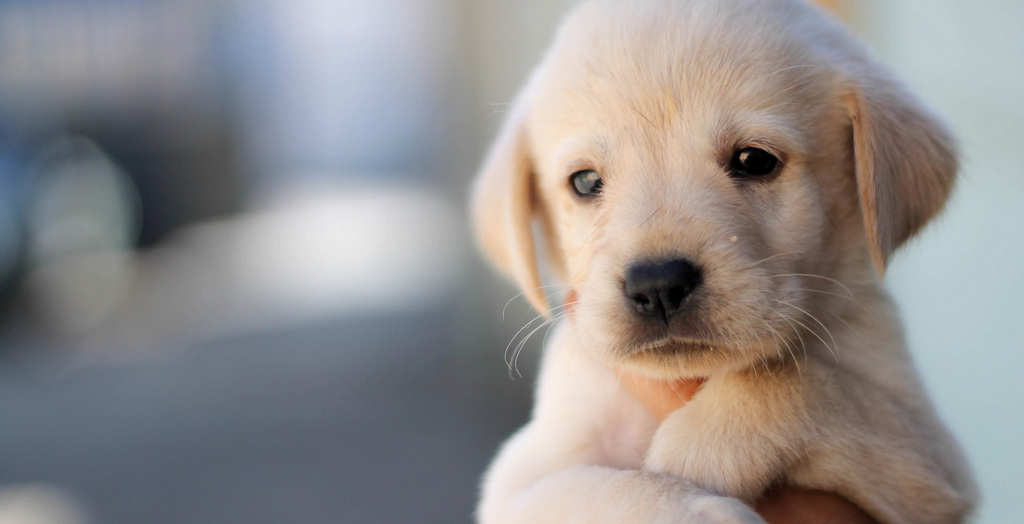
#> input picture images/dog.bmp, 1024 x 524 px, found by its file name
$ jupyter execute --allow-errors CUDA_lab3_TODO.ipynb   (shell and % lines are left out)
#> lines starting #> are read from the running program, lines starting #| are printed output that depends on the picture
---
# **LAB 3 - CUDA Execution Model**
---

# ▶️ CUDA tools...

[cell 1]
import numpy as np
import numba
from numba import cuda
import warnings
warnings.filterwarnings("ignore")

print(np.__version__)
#> (the rest of this cell did not finish here and is left out)

[cell 2]
# Suppress Numba deprecation and performance warnings
from numba.core.errors import NumbaDeprecationWarning, NumbaPerformanceWarning
import warnings

warnings.simplefilter('ignore', category=NumbaDeprecationWarning)
warnings.simplefilter('ignore', category=NumbaPerformanceWarning)

Utils for compiling and running Numba CUDA code.

[cell 3]
from numba import cuda

def mem_snapshot():
    free, total = cuda.current_context().get_memory_info()
    return total - free, free, total

# Quick device spec report (Numba)
def print_device_info():
    dev = cuda.get_current_device()   # raises if no CUDA device
    ctx = cuda.current_context()

    print("Device object repr:", dev)
    print("Device name:          ", getattr(dev, "name", "<unknown>"))
    print("Compute capability:   ", getattr(dev, "compute_capability", "<unknown>"))

    # Common numeric properties (use getattr to avoid attribute errors)
    props = {
        "  multi_processor_count": ["MULTIPROCESSOR_COUNT"],
        "  max_threads_per_block": ["MAX_THREADS_PER_BLOCK"],
        "  max_block_dim_x":       ["MAX_BLOCK_DIM_X"],
        "  total_memory (bytes)":  ["total_memory"],
        "  shared_memory_per_block (bytes)": ["MAX_SHARED_MEMORY_PER_BLOCK"],
        "  warp_size":             ["WARP_SIZE"],
    }

    for label, keys in props.items():
        val = None
        for k in keys:
            val = getattr(dev, k, None)
            if val is not None:
                break
        print(f"{label:33}: {val}")

print_device_info()
#> (the call stopped at in print_device_info, `dev = cuda.get_current_device()`: numba is not available in this run)

# ✅ Parallel Reduction

[cell 4]
import numpy as np
from numba import cuda
import time

from numba import cuda

# [25 lines left out: function blockParReduce, not called in this run]


# ----------------------------
# host-side usage
# ----------------------------
blockSize = 1024;               # block dim 1D
numBlock = 1024*1024          # grid dim 1D
n = blockSize * numBlock;       # array dim

# prepare data
#> (the rest of this cell did not finish here and is left out)

## ↘️ TODO...

**Background: Divergence in Reduction**

-   Problem:
    -   threads in the same warp take different paths
    -   warps execute both paths (masked execution)
    -   performance drops
-   Goal:
    -   restructure indexing so the condition is based on a contiguous range of thread IDs

- Divergence-Avoiding Idea

    -  Instead of checking tid % (2\*stride) == 0, compute a new local index:
    $$
    index = 2 \cdot stride \cdot tid
    $$

    -   Then only threads with:
    $$
    index < blockDim.x
    $$

-   Implement the No-Divergence Reduction Loop

-   Use:

    -   `stride = 1, 2, 4, ...`
    -   `index = 2 * stride * tid`
    -   update: `in_arr[base + index] += in_arr[base + index + stride]`

Template:

```{python}
@cuda.jit
def blockParReduce_no_div(in_arr, out_arr, n):
    pass
```

[cell 5]
import numpy as np
from numba import cuda
import time
# Parellel reduction with no divergence
# [20 lines left out: function blockParReduce_no_div, not called in this run]

# ----------------------------
# host-side usage
# ----------------------------
blockSize = 1024;               # block dim 1D
numBlock = 1024*1024          # grid dim 1D
n = blockSize * numBlock;       # array dim

# prepare data
#> (the rest of this cell did not finish here and is left out)

# ✅ Image histogram

[cell 6]
import numpy as np
from PIL import Image
import matplotlib.pyplot as plt

import numpy as np
from numba import cuda
import time

from numba import cuda


img = Image.open("/content/images/dog.bmp") # load image
#> img is the input picture: PIL image 1024x524 RGB; mean R, G, B 145.4, 142, 141.4
img_mat = np.array(img).astype(np.uint8) # convert to numpy array
H, W, C = img_mat.shape
#> H = 524; W = 1024; C = 3
print(f"Image size: {W} x {H} x {C}")
#| Image size: 1024 x 524 x 3
img

[cell 7]
plt.plot(img.histogram())
plt.show()
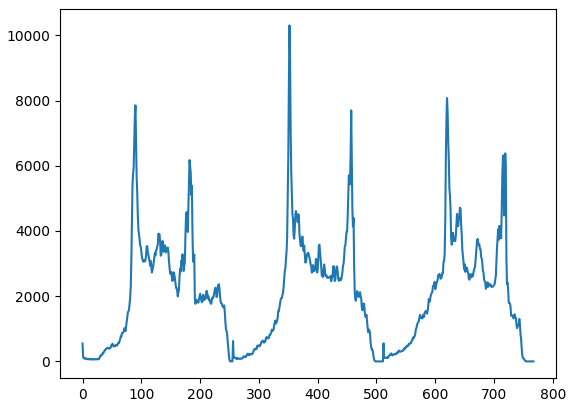
#> figure drawn by matplotlib, 1 panel; curve peaks at x = 352, y = 10303

## ↘️ TODO...

**Problem Description**

-   Given an RGB image `image` of shape: $(H, W, 3)$

-   compute a histogram such that:

    -   `histogram[0, i]` = num pixels with **red value** `i`
    -   `histogram[1, i]` = num pixels with **green value** `i`
    -   `histogram[2, i]` = num pixels with **blue value** `i`

-   Each color channel has **256 bins**

🔹 **CPU Reference Function**

-   CPU helper function that computes a frequency histogram for a 1D array:

``` python
def array_freq(arr):
    h = np.zeros(256, dtype=np.int32)
    for e in arr:
        h[e] += 1
    return h
```

🔹 **CUDA Kernel Requirements**

1.  Uses a 2D grid and 2D block
2.  Maps each thread to one pixel $(y, x)$
3.  Reads the pixel’s RGB values
4.  Updates the histogram using atomic additions
5.  Avoids out-of-bounds accesses

``` python
from numba import cuda

@cuda.jit
def histGPU(image, histogram):
    """
    image: uint8 array of shape (H, W, 3)
    histogram: int32 array of shape (3, 256)
    """
    # TODO

```

[cell 8]
# CUDA kernel

# [15 lines left out: function histGPU, not called in this run]

[cell 9]
# [8 lines left out: function plot_histogram, not called in this run]

[cell 10]
def create_hist(image_path):
#> called with image_path = '/content/images/dog.bmp'
    img = Image.open(image_path)
    img_mat = np.array(img).astype(np.uint8)

    H, W, C = img_mat.shape
#> H = 524; W = 1024; C = 3
    h_hist = np.zeros((3 , 256), dtype=np.int32)
    d_hist = cuda.to_device(h_hist)

    block_size = 16
    blocks = (block_size, block_size)
    grid = ((W + block_size - 1)// block_size, (H + block_size - 1) // block_size)
    tic = time.time()
    histGPU[grid, blocks](img_mat, d_hist)

    cuda.synchronize()
    toc = time.time()
    print(f'[histogram building time log] GPU time: {toc - tic:.4f} ms')
    h_hist = d_hist.copy_to_host()
    return h_hist

#> (a cell that did not finish here is left out)

#> (a cell that did not finish here is left out)
